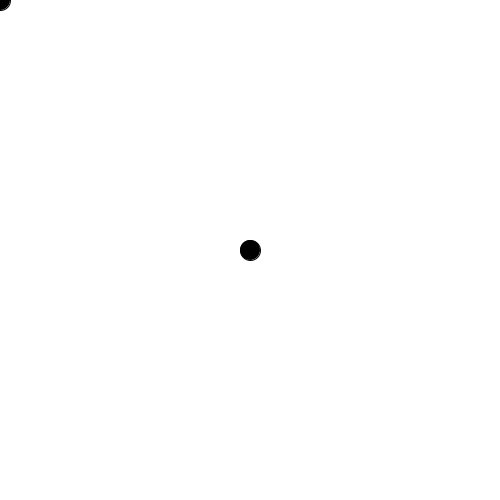
Frame 1 (no input)
Frame 60 (the mouse pressed at the canvas centre just before this capture): identical to frame 1, image omitted
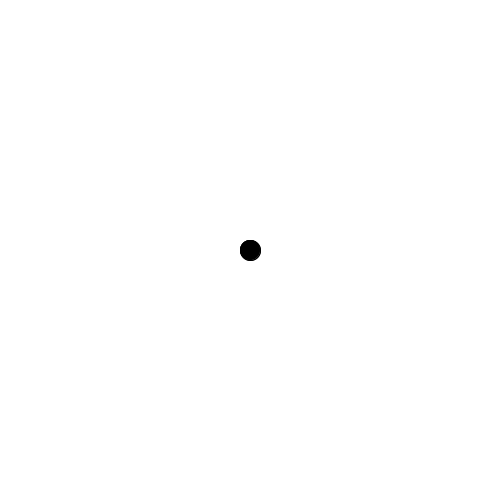
Frame 120 (the mouse held since frame 60 and released just before this capture)

The Processing sketch that drew these frames (run headless with seeded random() and noise(); from frame 60 on, the mouse is pressed at the canvas centre):

// Processing sketch: sketch_02_repeat_classes
// ── sketch_02_repeat_classes.pde
class Point2d {
  float x;
  float y;
  
  Point2d(float _x, float _y) {
    this.x = _x;
    this.y = _y;
  }
  
  float distance(float _x, float _y) {
    return dist(this.x, this.y, _x, _y);
  }
  
  float distance(Point2d anyPoint) {
    return dist(this.x, this.y, anyPoint.x, anyPoint.y);
  }
  
}

Point2d point;
Point2d point2;

void setup() {
  size(500, 500);
  
  
  point  = new Point2d(0.0, 0.0);
  point2 = new Point2d(width/2.0, height/2.0);
  
  float distance = point.distance(point2);
  println(distance);
  
  

}

void draw() {
  background(255);
  fill(0);
  
  point.x = mouseX;
  point.y = mouseY;
  
  ellipse(point.x, point.y, 20, 20);
  ellipse(point2.x, point2.y, 20, 20);
  
}
